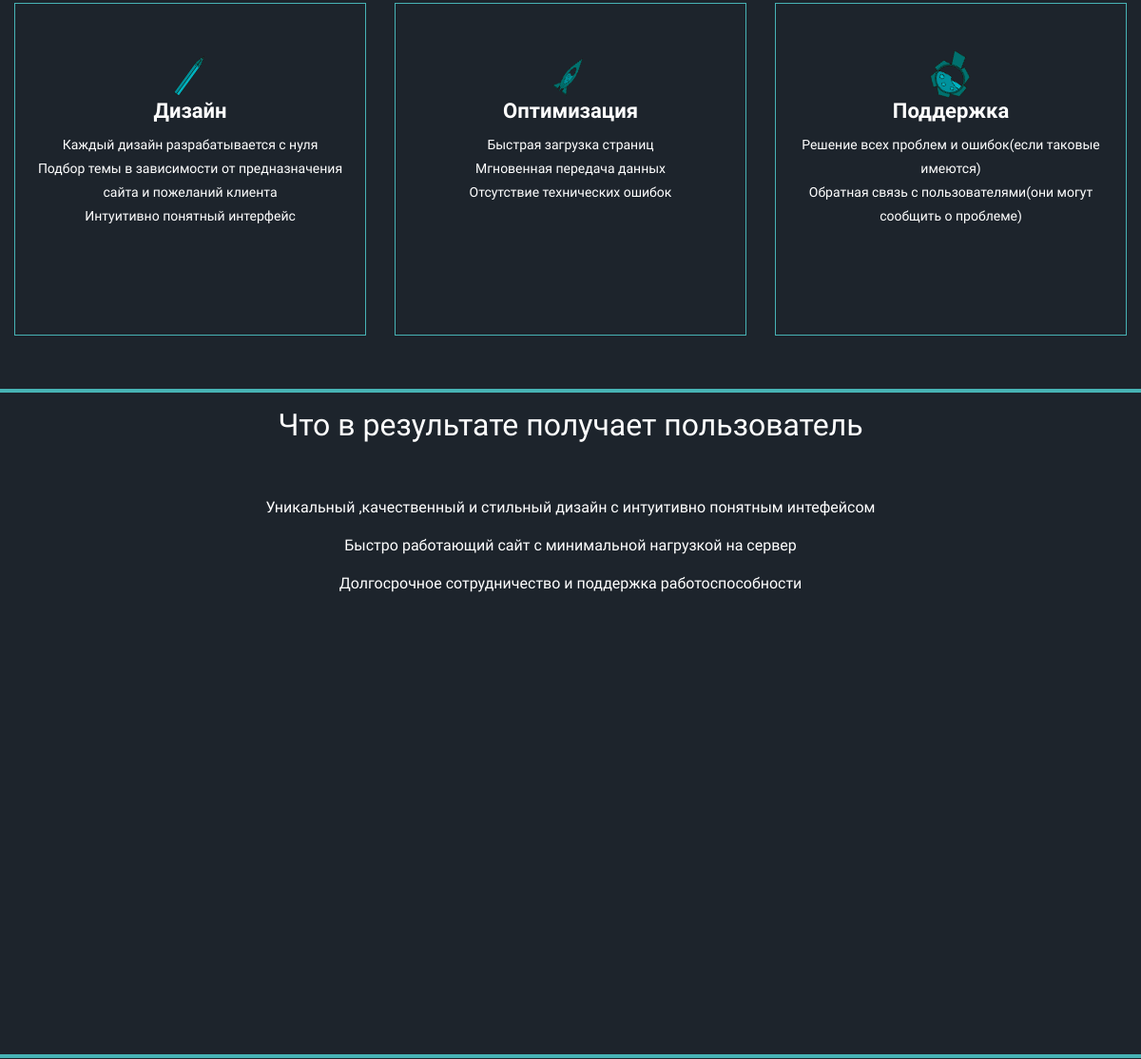
The app's page /main/ (middle part), older data.
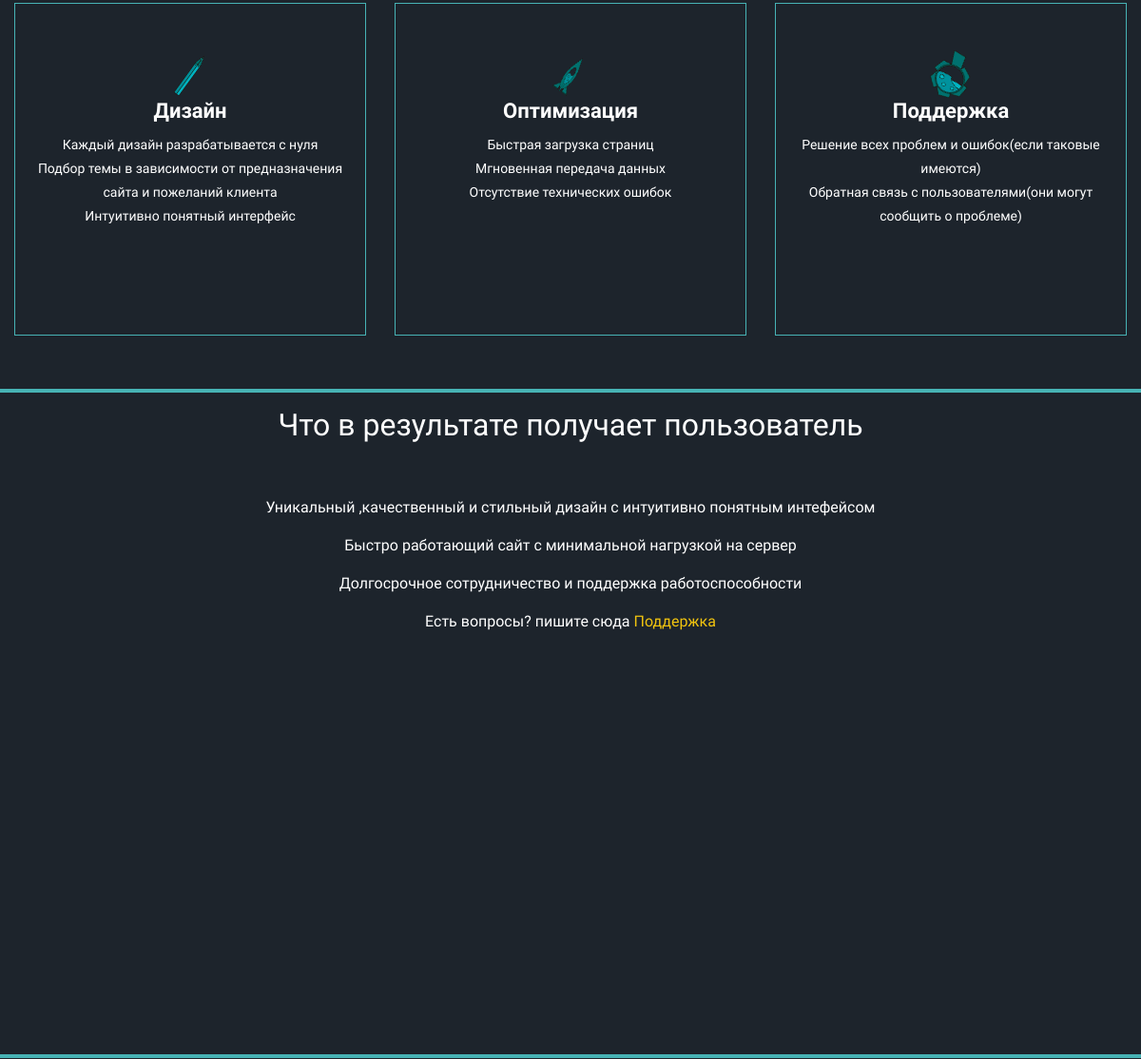
The same page, newer data.
### main_app/models.py (models this page shows, shortened)
class Index(models.Model):
    class Meta:
        ordering = ['title']
        verbose_name = 'Описание на главной странице'
        verbose_name_plural = 'Описание на главной странице'
    title = models.CharField(max_length=100, db_index=True, verbose_name='Название')
    description = RichTextUploadingField(blank=True, verbose_name='Описание')

### main_app/views.py (the view)
# urls.py: path('', views.index, name='index'),
def index(request):
    index_elements = Index.objects.all()
    return render(request, 'main_app/index.html', {
        'index_elements': index_elements
    })

### templates/main_app/index.html (shortened to what this page needs)
{% extends 'base.html' %}
    {% load static %}
    {% block row %}
        <div class="row" style="margin-right: 0; margin-left: 0; min-height: 450px;border-bottom: 4px solid #47B3B5;" >
            <div class="col-12 col-lg-4">
                <div class="serviceBox">
                    <div class="service-icon">
                        <i class="gear-new"></i>
                    </div>
                    <div class="service-content">
                         <h3 class="title" >Дизайн</h3><p class="description">
                            Каждый дизайн разрабатывается с нуля<br>
                            Подбор темы в зависимости от предназначения<br>
                               сайта и пожеланий клиента<br>
                             Интуитивно понятный интерфейс
                         </p>
                    </div>
                </div>
            </div>
            <div class="col-12 col-lg-4">
                <div class="serviceBox">
                    <div class="service-icon">
                        <i class="rocket-new"></i>
                    </div>
                    <div class="service-content">
                        <h3 class="title">Оптимизация</h3>
                        <p class="description">
                            Быстрая загрузка страниц<br>
                            Мгновенная передача данных<br>
                            Отсутствие технических ошибок<br>
                        </p>
                    </div>
                </div>
            </div>
            <div class="col-12 col-lg-4">
                <div class="serviceBox">
                    <div class="service-icon">
                        <i class="pen-new"></i>
                    </div>
                    <div class="service-content">
                        <h3 class="title">Поддержка</h3>
                        <p class="description">
                            Решение всех проблем и ошибок(если таковые имеются)<br>
                            Обратная связь с пользователями(они могут сообщить о проблеме)
                        </p>
                    </div>
                </div>
            </div>
        </div>
    {% endblock %}
    {% block content %}
         <div class="col-12" style="text-align: center">
            {% for index in index_elements %}
                <h2>{{ index.title }}</h2>
                <br>
                <br>
                {% autoescape off %}{{ index.description }}{% endautoescape %}
            {% endfor %}
        </div>
    {% endblock %}

Row changes from the older to the newer data that the page shows:
changed Index "Что в результате получает пользователь": description "…сотрудничество и поддержка работоспособности" → "…сотрудничество и поддержка работоспособности Есть вопросы? пишите сюда Поддержка"
